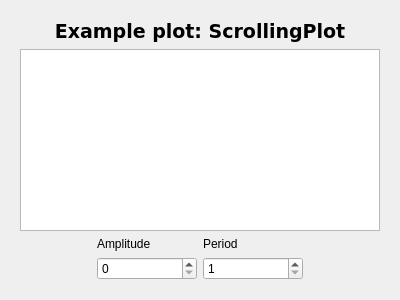
<?xml version="1.0" encoding="UTF-8"?>
<ui version="4.0">
 <class>Form</class>
 <widget class="QWidget" name="Form">
  <property name="geometry">
   <rect>
    <x>0</x>
    <y>0</y>
    <width>400</width>
    <height>300</height>
   </rect>
  </property>
  <property name="windowTitle">
   <string>Form</string>
  </property>
  <layout class="QVBoxLayout" name="verticalLayout">
   <property name="leftMargin">
    <number>20</number>
   </property>
   <property name="topMargin">
    <number>20</number>
   </property>
   <property name="rightMargin">
    <number>20</number>
   </property>
   <property name="bottomMargin">
    <number>20</number>
   </property>
   <item>
    <widget class="QLabel" name="label">
     <property name="font">
      <font>
       <family>DejaVu Sans</family>
       <pointsize>14</pointsize>
       <weight>75</weight>
       <bold>true</bold>
      </font>
     </property>
     <property name="text">
      <string>Example plot: ScrollingPlot</string>
     </property>
     <property name="alignment">
      <set>Qt::AlignCenter</set>
     </property>
     <property name="margin">
      <number>10</number>
     </property>
    </widget>
   </item>
   <item>
    <widget class="ScrollingPlotWidget" name="scrolling_plot">
     <property name="toolTip">
      <string>This plot is showing the value of TEST_DEVICE/Acquisition#sin over time</string>
     </property>
     <property name="styleSheet">
      <string notr="true"/>
     </property>
     <property name="plotTitle" stdset="0">
      <string>TEST_DEVICE/Acquisition#sin</string>
     </property>
    </widget>
   </item>
   <item>
    <layout class="QHBoxLayout" name="scrolling_plot_controls">
     <item>
      <spacer name="horizontalSpacer_2">
       <property name="orientation">
        <enum>Qt::Horizontal</enum>
       </property>
       <property name="sizeHint" stdset="0">
        <size>
         <width>40</width>
         <height>20</height>
        </size>
       </property>
      </spacer>
     </item>
     <item>
      <layout class="QVBoxLayout" name="verticalLayout_2">
       <item>
        <widget class="QLabel" name="label_2">
         <property name="text">
          <string>Amplitude</string>
         </property>
        </widget>
       </item>
       <item>
        <widget class="QSpinBox" name="amplitude_sin">
         <property name="minimumSize">
          <size>
           <width>100</width>
           <height>0</height>
          </size>
         </property>
         <property name="maximumSize">
          <size>
           <width>100</width>
           <height>16777215</height>
          </size>
         </property>
         <property name="maximum">
          <number>999999999</number>
         </property>
        </widget>
       </item>
      </layout>
     </item>
     <item>
      <layout class="QVBoxLayout" name="verticalLayout_4">
       <item>
        <widget class="QLabel" name="label_3">
         <property name="text">
          <string>Period</string>
         </property>
        </widget>
       </item>
       <item>
        <widget class="QSpinBox" name="period_sin">
         <property name="sizePolicy">
          <sizepolicy hsizetype="Maximum" vsizetype="Fixed">
           <horstretch>0</horstretch>
           <verstretch>0</verstretch>
          </sizepolicy>
         </property>
         <property name="minimumSize">
          <size>
           <width>100</width>
           <height>0</height>
          </size>
         </property>
         <property name="maximumSize">
          <size>
           <width>100</width>
           <height>16777215</height>
          </size>
         </property>
         <property name="minimum">
          <number>1</number>
         </property>
         <property name="maximum">
          <number>999999999</number>
         </property>
        </widget>
       </item>
      </layout>
     </item>
     <item>
      <spacer name="horizontalSpacer_3">
       <property name="orientation">
        <enum>Qt::Horizontal</enum>
       </property>
       <property name="sizeHint" stdset="0">
        <size>
         <width>40</width>
         <height>20</height>
        </size>
       </property>
      </spacer>
     </item>
    </layout>
   </item>
  </layout>
 </widget>
 <customwidgets>
  <customwidget>
   <class>ScrollingPlotWidget</class>
   <extends>QGraphicsView</extends>
   <header>accwidgets.graph.widgets.plotwidget</header>
  </customwidget>
 </customwidgets>
 <resources/>
 <connections/>
</ui>
